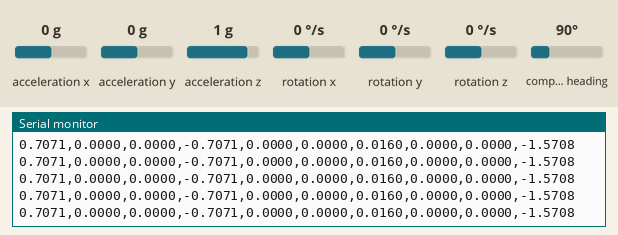
Bench run of a program on a simulated Teensy 4. Shown: the last lines printed to the serial monitor. Inputs (shaded band) come from the test bench; at power-on: acceleration x 0 g, acceleration y 0 g, acceleration z 1 g, compass heading 90°, rotation x 0 °/s, rotation y 0 °/s, rotation z 0 °/s.

Above: at 2.2 s.
2.3 s: acceleration x set to -1.4 g
At 2.48 s:
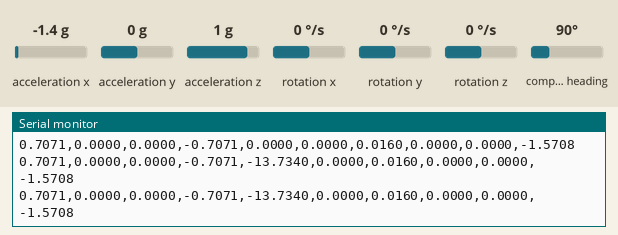
3.8 s: acceleration y set to -1.4 g
At 3.84 s:
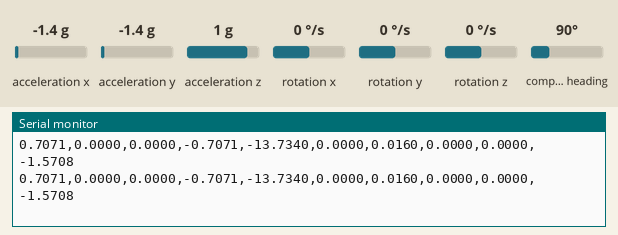
5.3 s: acceleration z set to -1.4 g
At 5.32 s:
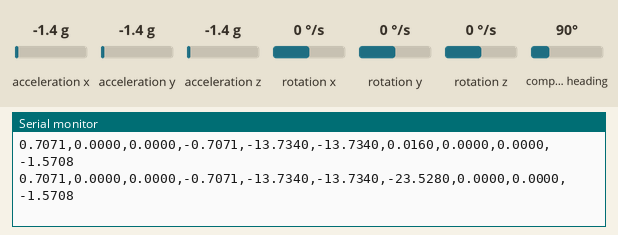
6.8 s: compass heading set to 7°
At 6.89 s:
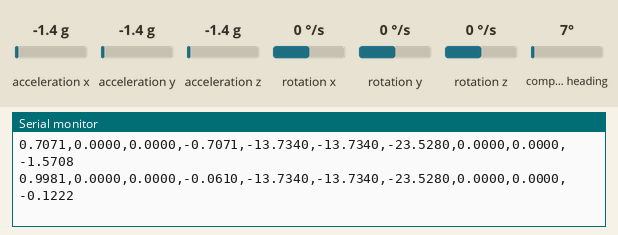

The program:

main.cpp
```cpp
#include <Wire.h>
#include <Adafruit_Sensor.h>
#include <Adafruit_BNO055.h>
#include <SPI.h>

// 创建 BNO055 传感器对象，I2C 地址为 0x28 或 0x29
Adafruit_BNO055 bno = Adafruit_BNO055(55, 0x28);

void setup() {
  // 开启串口调试输出
  Serial.begin(9600);
  delay(1000);  // 等待串口准备好

  // 初始化 BNO055
  if (!bno.begin()) {
    Serial.print("无法初始化 BNO055，检查连接！");
    while (1);
  }

  // 启用外部晶振，用于提高姿态跟踪的精度
  bno.setExtCrystalUse(true);

  Serial.println("BNO055 初始化成功！");
}

void loop() {
  // 获取加速度计、陀螺仪和磁力计的数据并融合
  sensors_event_t accelData, gyroData, magData;
  bno.getEvent(&accelData, Adafruit_BNO055::VECTOR_ACCELEROMETER);
  bno.getEvent(&gyroData, Adafruit_BNO055::VECTOR_GYROSCOPE);
  bno.getEvent(&magData, Adafruit_BNO055::VECTOR_MAGNETOMETER);
  imu::Quaternion quat = bno.getQuat();
  /* // 打印加速度计数据
  Serial.print("加速度 (m/s^2): ");
  Serial.print("X: "); Serial.print(accelData.acceleration.x);
  Serial.print(" Y: "); Serial.print(accelData.acceleration.y);
  Serial.print(" Z: "); Serial.println(accelData.acceleration.z);

  // 打印陀螺仪数据
  Serial.print("角速度 (rad/s): ");
  Serial.print("X: "); Serial.print(gyroData.gyro.x);
  Serial.print(" Y: "); Serial.print(gyroData.gyro.y);
  Serial.print(" Z: "); Serial.println(gyroData.gyro.z);

  // 打印磁力计数据
  Serial.print("磁场强度 (uT): ");
  Serial.print("X: "); Serial.print(magData.magnetic.x);
  Serial.print(" Y: "); Serial.print(magData.magnetic.y);
  Serial.print(" Z: "); Serial.println(magData.magnetic.z);

  // 打印融合后的四元数
  imu::Quaternion quat = bno.getQuat();
  Serial.print("四元数: ");
  Serial.print("W: "); Serial.print(quat.w());
  Serial.print(" X: "); Serial.print(quat.x());
  Serial.print(" Y: "); Serial.print(quat.y());
  Serial.print(" Z: "); Serial.println(quat.z()); */

  // 将四元数转换为欧拉角
  float roll = atan2(2.0 * (quat.w() * quat.x() + quat.y() * quat.z()), 1.0 - 2.0 * (quat.x() * quat.x() + quat.y() * quat.y()));
  float pitch = asin(2.0 * (quat.w() * quat.y() - quat.z() * quat.x()));
  float yaw = atan2(2.0 * (quat.w() * quat.z() + quat.x() * quat.y()), 1.0 - 2.0 * (quat.y() * quat.y() + quat.z() * quat.z()));

/*   // 打印通过四元数计算的欧拉角
  Serial.print("计算得到的姿态 (欧拉角度): ");
  Serial.print("Pitch: "); Serial.print(pitch);
  Serial.print(" Roll: "); Serial.print(roll);
  Serial.print(" Yaw: "); Serial.println(yaw);

  // 延迟100毫秒，避免输出过快
  delay(100); */


  // 将四元数数据通过串口发送 (格式: qw,qx,qy,qz)
  Serial.print(quat.w(), 4); // 四元数精度限制为4位小数
  Serial.print(",");
  Serial.print(quat.x(), 4);
  Serial.print(",");
  Serial.print(quat.y(), 4);
  Serial.print(",");
  Serial.print(quat.z(), 4);
  Serial.print(",");

  // 发送加速度数据（格式: ax,ay,az）
  // 从BNO055读取的四元数和加速度数据
float qw = quat.w();
float qx = quat.x();
float qy = quat.y();
float qz = quat.z();
float ax = accelData.acceleration.x;
float ay = accelData.acceleration.y;
float az = accelData.acceleration.z;

// 计算重力加速度矢量
float gravity_x = 2 * (qx * qz - qw * qy) * 9.794;
float gravity_y = 2 * (qw * qx + qy * qz) * 9.794;
float gravity_z = (qw * qw - qx * qx - qy * qy + qz * qz) * 9.794;

// 计算去除重力后的加速度
float dynamic_ax = ax - gravity_x;
float dynamic_ay = ay - gravity_y;
float dynamic_az = az - gravity_z;

// 输出加速度数据，保留4位小数
Serial.print(dynamic_ax, 4);
Serial.print(",");
Serial.print(dynamic_ay, 4);
Serial.print(",");
Serial.print(dynamic_az, 4);
Serial.print(",");


Serial.print(pitch,4);Serial.print(",");
Serial.print(roll,4);Serial.print(",");
Serial.print(yaw,4);
Serial.println();
   // 打印陀螺仪数据

  /* Serial.print(gyroData.gyro.x,4);Serial.print(",");
  Serial.print(gyroData.gyro.y,4);Serial.print(",");
  Serial.print(gyroData.gyro.z,4);Serial.print(","); */

  // 换行


  delay(100); // 延迟100毫秒，避免输出过快
}
```

Measured:
- after the input at 2.3 s, the serial monitor: prints a new line after 0.07 s (image 1)
- after the input at 5.3 s, the serial monitor: prints a new line at once (image 3)
- after the input at 6.8 s, the serial monitor: prints a new line after 0.09 s (image 4)
